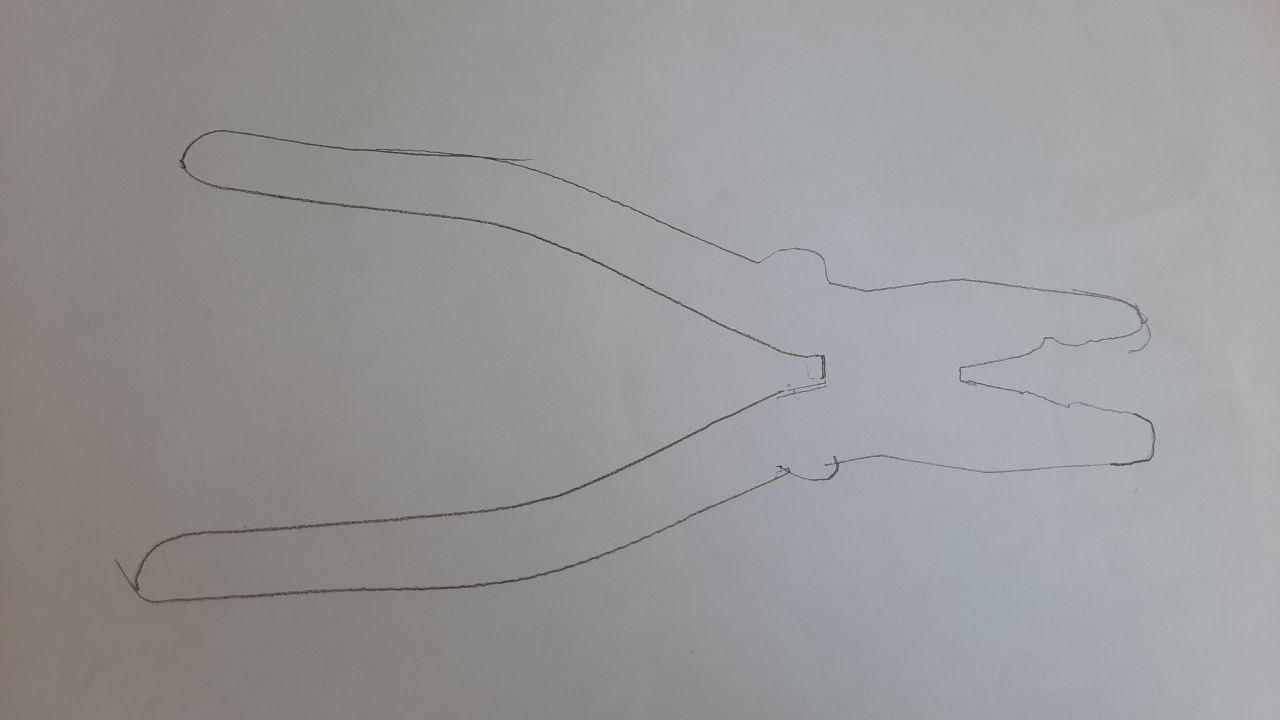
#> input picture resources/contorno.jpg, 1280 x 720 px
$ python main.py
#> lines starting #> are read from the running program, lines starting #| are printed output that depends on the picture; after the words box and inside, x2 and y2 are one past the last pixel; in counts of white or black regions, pixels touching at a corner belong together
### contornos.py
import cv2
def contornos_objeto():
    # Se carga la imagen
    image = cv2.imread("resources/contorno.jpg")
#> image is the input picture: shape (720, 1280, 3); mean B, G, R 152.1, 151.5, 151.9

    # se le da un tratamiento de color a la imagen
    gray = cv2.cvtColor(image, cv2.COLOR_BGR2GRAY)

    # contornos de canny
    edged = cv2.Canny(gray, 30, 200)
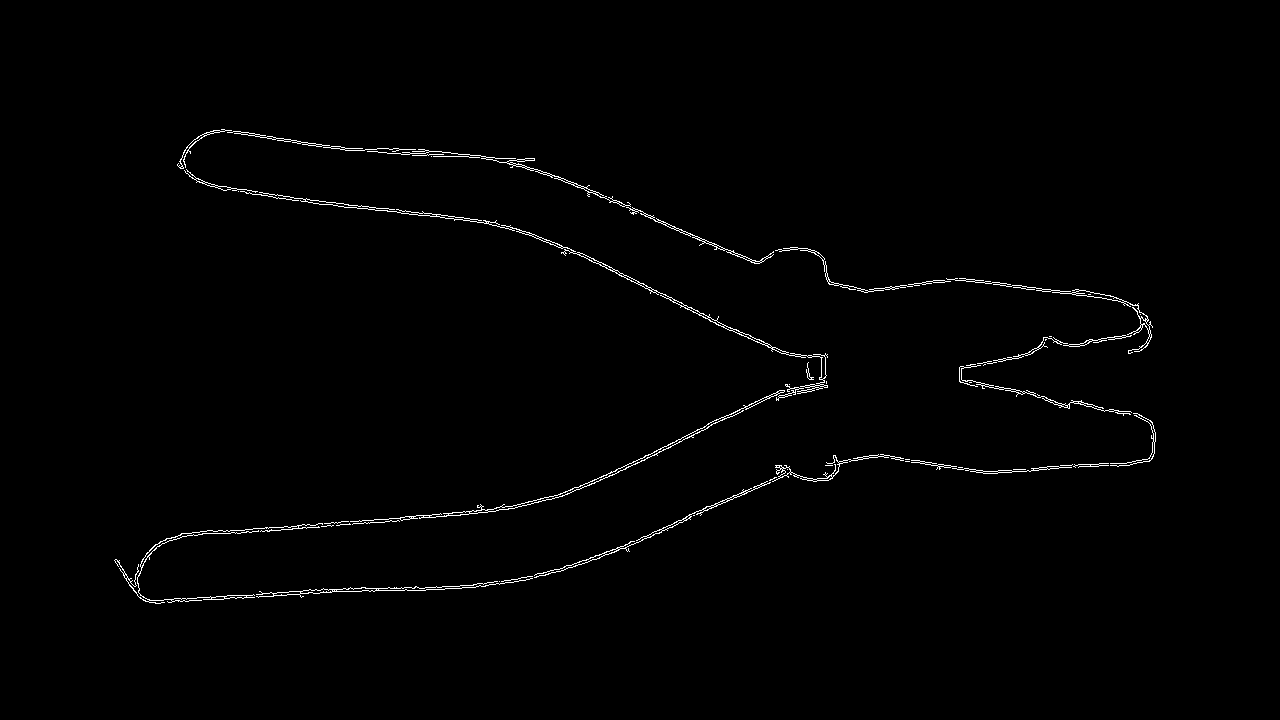
#> edged: shape (720, 1280); 0.95% white in thin lines or dots, all inside (x1, y1, x2, y2) = (114, 129, 1156, 604)
    cv2.waitKey(0)

    # Se buscan los contornos
    contours, hierarchy = cv2.findContours(edged,
                                           cv2.RETR_EXTERNAL, cv2.CHAIN_APPROX_NONE)
#> contours = 54 contours, 33 with area under 20; largest, box (x1, y1, x2, y2) and area: (350, 390, 785, 522) 918, (259, 192, 828, 394) 805, (946, 278, 1153, 354) 360, (534, 481, 771, 578) 314, (256, 578, 533, 598) 294
    return contours

### main.py
# This is a sample Python script.
from contornos import contornos_objeto

# Press Mayús+F10 to execute it or replace it with your code.
# Press Double Shift to search everywhere for classes, files, tool windows, actions, and settings.


# Press the green button in the gutter to run the script.
if __name__ == '__main__':
    contornos_objeto()
    print(type(contornos_objeto()))
    x = contornos_objeto()
#> x has the same summary as contours in contornos_objeto
    print(x)
#> (printed output is left out)

# See PyCharm help at https://www.jetbrains.com/help/pycharm/
